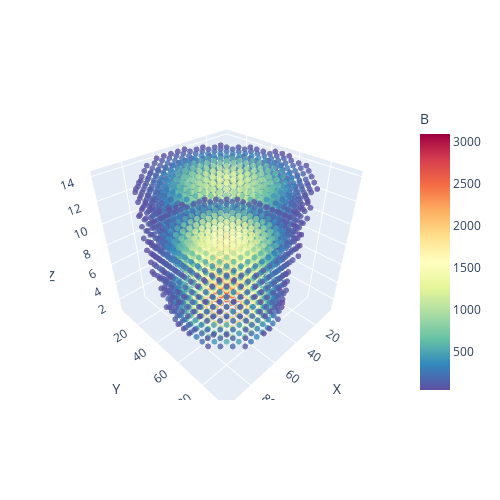

Here is the notebook cell this chart was saved with:
### Code cell
fig = px.scatter_3d(fields_res, x='X', y='Y', z='Z', color='B', opacity=0.8, color_continuous_scale='Spectral_r')

fig.update_layout(
    autosize=False,
    width=500,
    height=500,
    margin=dict(
        l=50,
        r=50,
        b=100,
        t=100,
        pad=4,
    )
)


fig.update_traces(marker={'size': 2})

fig.show()

### Figure 1 — Plotly figure (JSON) as saved in the notebook; plotly's stock layout.template omitted (floating-point values rounded to 4 significant figures; data arrays with more than 128 entries replaced by an {"elided": "..."} marker saying what was removed)
{"data": [{"hovertemplate": "X=%{x}<br>Y=%{y}<br>Z=%{z}<br>B=%{marker.color}<extra></extra>", "legendgroup": "", "marker": {"color": {"elided": "3005 float values"}, "coloraxis": "coloraxis", "opacity": 0.8, "size": 2, "symbol": "circle"}, "mode": "markers", "name": "", "scene": "scene", "showlegend": false, "type": "scatter3d", "x": {"elided": "3005 int values"}, "y": {"elided": "3005 int values"}, "z": {"elided": "3005 int values"}}], "layout": {"autosize": false, "coloraxis": {"colorbar": {"title": {"text": "B"}}, "colorscale": [[0, "rgb(94,79,162)"], [0.1, "rgb(50,136,189)"], [0.2, "rgb(102,194,165)"], [0.3, "rgb(171,221,164)"], [0.4, "rgb(230,245,152)"], [0.5, "rgb(255,255,191)"], [0.6, "rgb(254,224,139)"], [0.7, "rgb(253,174,97)"], [0.8, "rgb(244,109,67)"], [0.9, "rgb(213,62,79)"], [1, "rgb(158,1,66)"]]}, "height": 500, "legend": {"tracegroupgap": 0}, "margin": {"b": 100, "l": 50, "pad": 4, "r": 50, "t": 100}, "scene": {"domain": {"x": [0, 1], "y": [0, 1]}, "xaxis": {"title": {"text": "X"}}, "yaxis": {"title": {"text": "Y"}}, "zaxis": {"title": {"text": "Z"}}}, "width": 500}}
